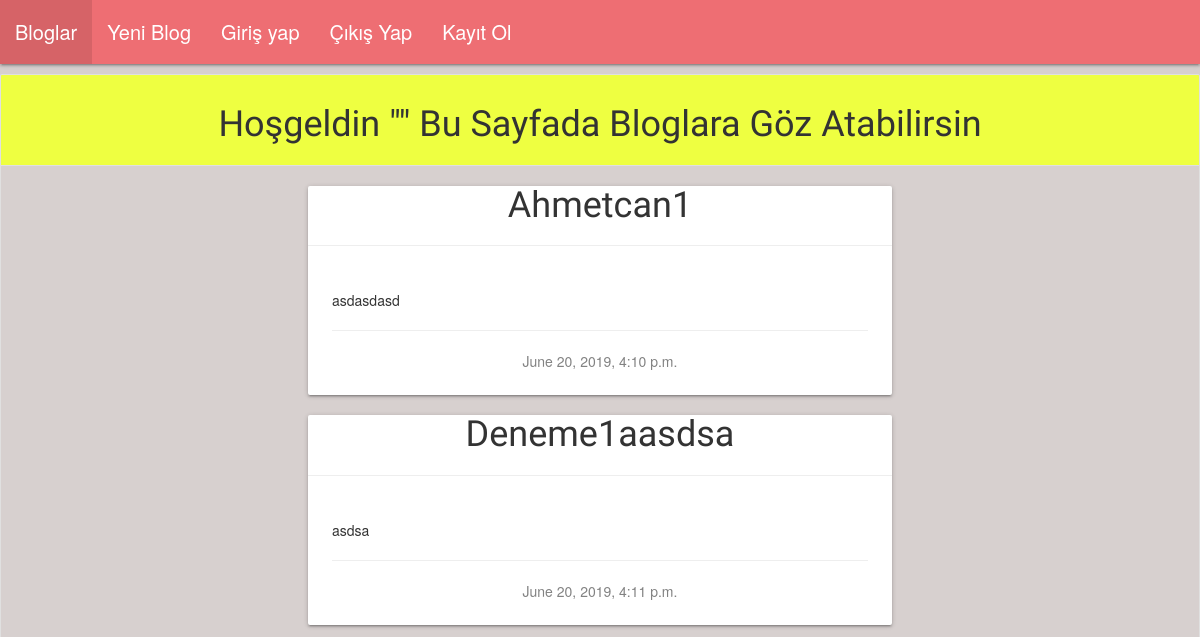
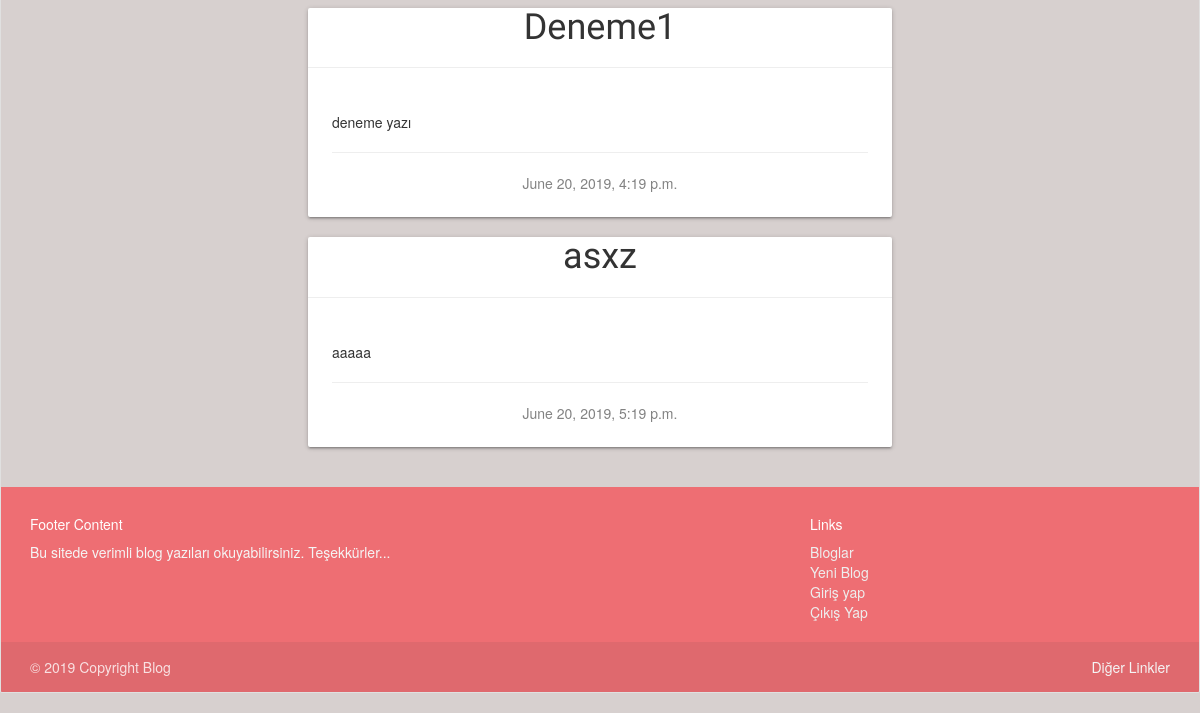
Page /post/ on the earlier database version (2 pictures, top to bottom).
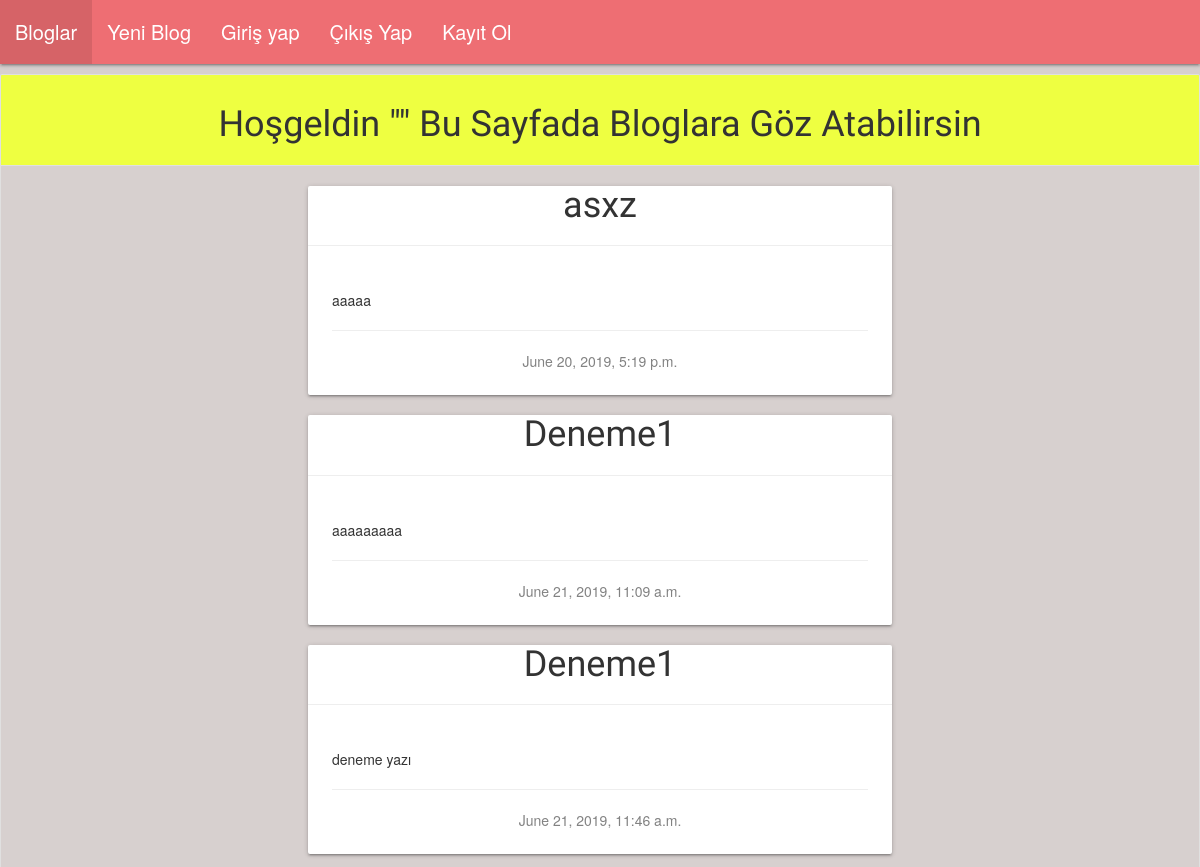
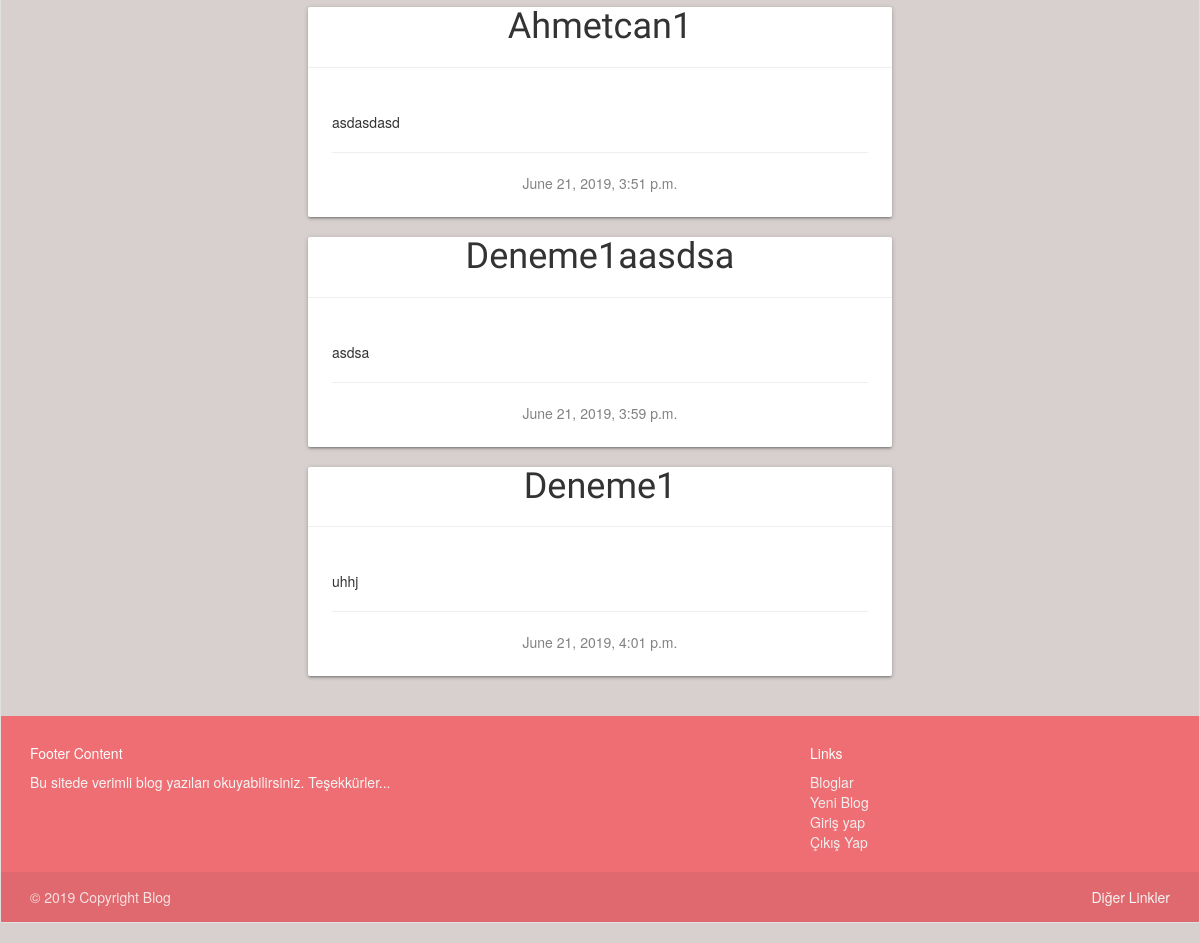
Same page on the later database version (2 pictures, top to bottom).
### blog/models.py (models this page shows, shortened)
class Post(models.Model):
    author = models.ForeignKey('auth.User', on_delete=models.CASCADE)
    title = models.CharField(max_length=200)
    text = models.TextField()
    created_date = models.DateTimeField(
            default=timezone.now)
    published_date = models.DateTimeField(
            blank=True, null=True)

### blog/views.py (the view)
# urls.py: path('post/', views.post_list, name='post_list'),
def post_list(request):
    posts = Post.objects.filter(published_date__lte=timezone.now()).order_by('published_date')
    return render(request, 'blog/post_list.html', {'posts': posts})

### blog/templates/blog/post_list.html (shortened to what this page needs)
{% extends 'blog/base.html' %}
{% load static %}
            {% block content %}
            <ul class="collection">
                <li class="collection-item  lime accent-2 center-align"><h1>Hoşgeldin "{{ user.username }}" Bu Sayfada Bloglara Göz Atabilirsin</li>
      <div class="row">
          <div class="col m3">
          </div>
          <div class="col m6">
        {% for post in posts %}
              <div class="card">
                        <span class="card-title center-align"><h1>{{ post.title }}</h1> </span>
                        <hr>
                <div class="card-content">
                        <p>{{ post.text }}</p>
                       <hr>
                    <div class="date center-align">
                   {{ post.published_date }}
                    </div>
              </div>
            </div>
        {% endfor %}
    </div>
    </div>
        {% endblock %}

Differences in the rows shown:
shown differently, row unchanged: Post "asxz": moves up the list
added Post: title "Deneme1", text "aaaaaaaaa", published_date "June 21, 2019, 11:09 a.m."
changed Post "deneme yazı": published_date "June 20, 2019, 4:19 p.m." → "June 21, 2019, 11:46 a.m."; moves up the list
changed Post "Ahmetcan1": published_date "June 20, 2019, 4:10 p.m." → "June 21, 2019, 3:51 p.m."
changed Post "Deneme1aasdsa": published_date "June 20, 2019, 4:11 p.m." → "June 21, 2019, 3:59 p.m."
added Post: title "Deneme1", text "uhhj", published_date "June 21, 2019, 4:01 p.m."
